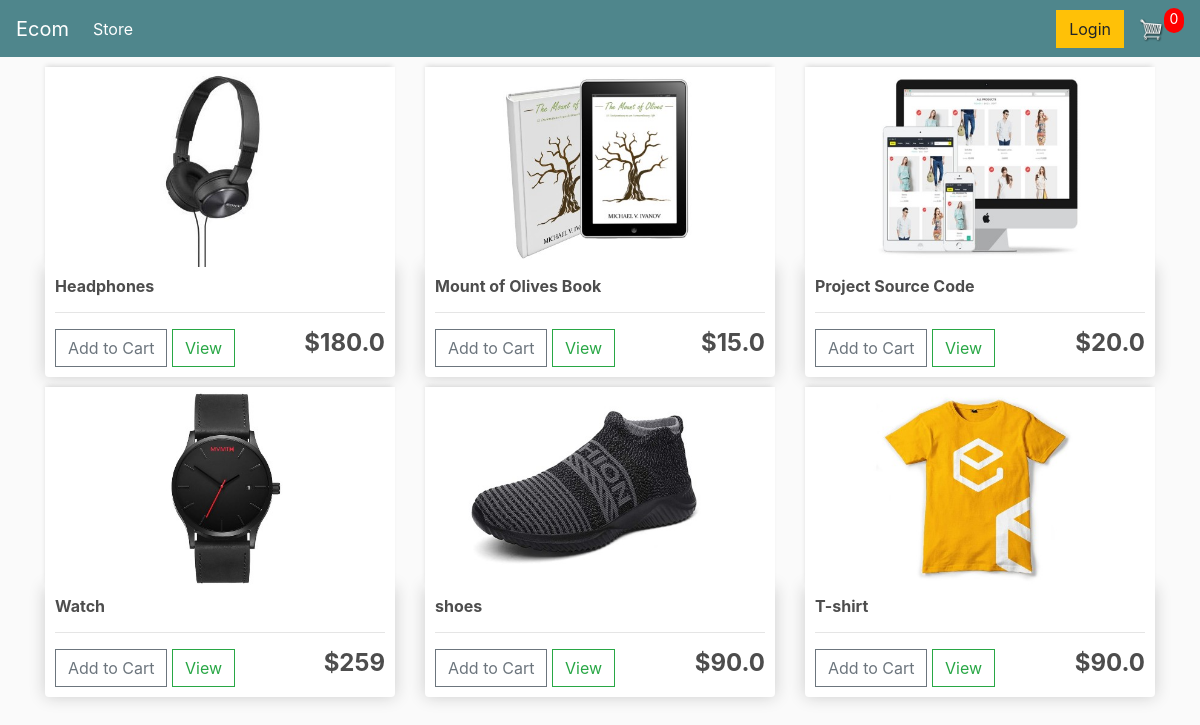
Before: / with the older database file.
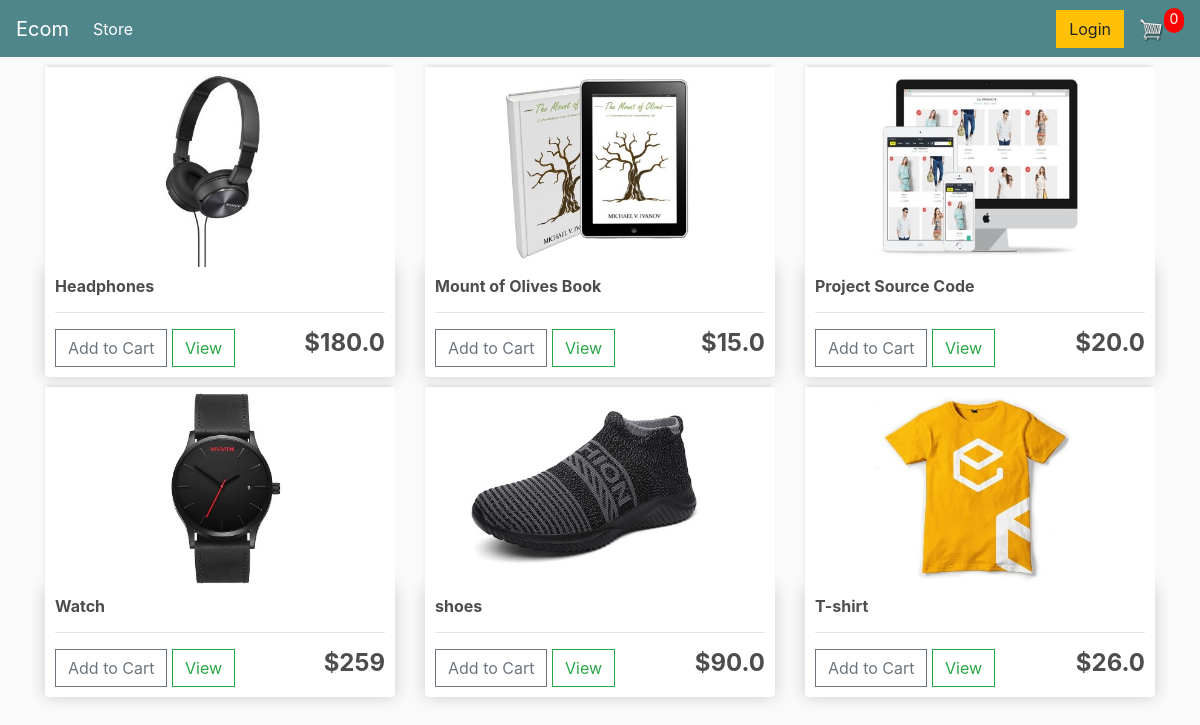
After: the same page with the newer database file.
### store/models.py (models this page shows, shortened)
class Product(models.Model):
    name = models.CharField(max_length=200)
    price = models.FloatField()
    image = models.ImageField(null=True, blank=True)
    digital = models.BooleanField(default=False, null=True, blank=True)

### store/views.py (the view)
# urls.py: path('',include("store.urls")),
def store(request):
    products = Product.objects.all()
    context = {
        "products":products
    }
    return render(request,"store/store.html",context)

### store/templates/store/store.html
{% extends 'store/main.html' %}
{% load static %}
{% block content %}
        <div class="row">
            {% for product in products %}
                <div class="col-lg-4">
                    <img class="thumbnail" src="{{product.image.url}}">
                    <div class="box-element product">
                            <h6><strong>{{product.name}}</strong></h6>
                            <hr>
                            <button  class="btn btn-outline-secondary add-btn">Add to Cart</button>
                            <a class="btn btn-outline-success" href="#">View</a>
                            <h4 style="display: inline-block; float: right"><strong>${{product.price|floatformat}}</strong></h4>
                    </div>
                </div>
            {% endfor %}
        </div>
{% endblock content %}

Changed rows visible on the page:
changed Product "T-shirt": price "90.0" → "26.0"
